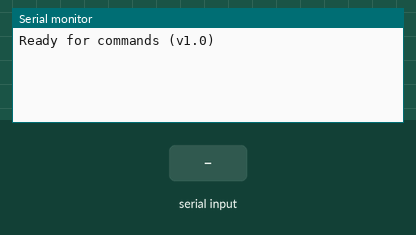
This sketch was run on a simulated Arduino Uno, built with avr-gcc and run on an emulated ATmega328P. On the bench: the last lines printed to the serial monitor. The test bench sets the inputs (shaded band).

Above: at 1.2 s.
1.3 s: "help\n" received over Serial
At 2.7 s:
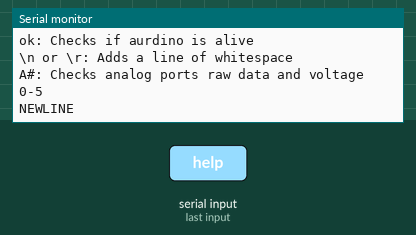
3.5 s: byte 42 ('*') received over Serial
At 4.6 s:
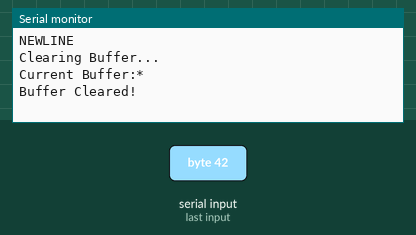
5.6 s: "ok\n" received over Serial
At 7.2 s:
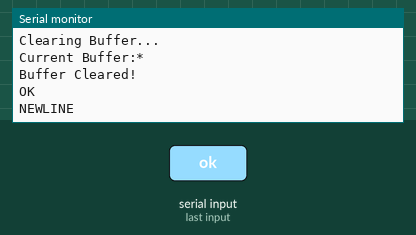
7.5 s: "A0\n" received over Serial
At 9.5 s:
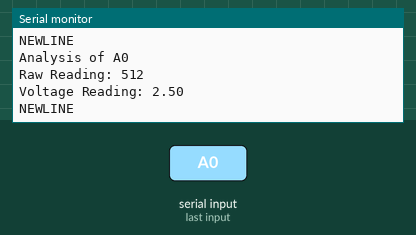

Measured:
- after the input at 1.3 s, the serial monitor: prints a new line after 0.70 s (image 1)
- after the input at 3.5 s, the serial monitor: prints a new line after 0.59 s (image 2)
- after the input at 5.6 s, the serial monitor: prints a new line after 0.49 s (image 3)
- after the input at 7.5 s, the serial monitor: prints a new line after 0.59 s (image 4)

The sketch:

sketch_mar22b.ino
```cpp
// Benjamin Stream & Solomon Himelbloom
// Assignment 1

void setup() {
  Serial.begin(9600);
  Serial.print("Ready for commands (v1.0)\n");
}

String buffer;


void clearBuffer() {

  buffer = "";

}

// Autoclears Buffer
void analogAnalysis(int pin) {
  int realPin = pin + 13;
  int v = analogRead(realPin); // raw 0-1023 analog-to-digital reading
  float V = 5.0 * v / 1023.0; // scale to float volts
  Serial.print("Raw Reading: ");
  Serial.print(v);
  Serial.print("\n");
  Serial.print("Voltage Reading: ");
  Serial.print(V);
  Serial.print("\n");
  clearBuffer();
}


void loop() {

  while (Serial.available())
  {
    char c = Serial.read();
    buffer += c;
    switch (c)
    {
      // Manual Buffer Clear (if it gets cluttered)
      case '*':
        Serial.print("Clearing Buffer...\n");
        Serial.print("Current Buffer:" + buffer + "\n");
        clearBuffer();
        Serial.print("Buffer Cleared!\n");

      default:
      // testing purposes can be disabed any time
      // Serial.print(buffer + "\n");

      case 'n':
        if (buffer == "\n") {
          Serial.print("NEWLINE\n");
          clearBuffer();
        }

      case 'r':
        if (buffer == "\r") {
          Serial.print("NEWLINEU\n");
          clearBuffer();
        }

      case 'p':
        if (buffer == "help") {
          // "help" should print a brief summary
          // of the currently supported commands.
          Serial.print("Help Menu (Lab 08.1):\n");
          Serial.print("ok: Checks if aurdino is alive\n");
          Serial.print("\\n or \\r: Adds a line of whitespace\n");
          Serial.print("A#: Checks analog ports raw data and voltage 0-5\n");
          clearBuffer();
        }

      case 'k':
        if (buffer == "ok") {
          // “ok" should print "OK"
          // Useful for checking if the Arduino is still alive.
          Serial.print("OK\n");
          clearBuffer();
        }

      case '0':
        if (buffer == "A0") {
          Serial.print("Analysis of A0\n");
          analogAnalysis(c);
        }

      case '1':
        if (buffer == "A1") {
          Serial.print("Analysis of A1\n");
          analogAnalysis(c);
        }

      case '2':
        if (buffer == "A2") {
          Serial.print("Analysis of A2\n");
          analogAnalysis(c);
        }

      case '3':
        if (buffer == "A3") {
          Serial.print("Analysis of A3\n");
          analogAnalysis(c);
        }

      case '4':
        if (buffer == "A4") {
          Serial.print("Analysis of A4\n");
          analogAnalysis(c);
        }

      case '5':
        if (buffer == "A5") {
          Serial.print("Analysis of A5\n");
          analogAnalysis(c);
        }
    }
  }
  delay(1000);
}
```
